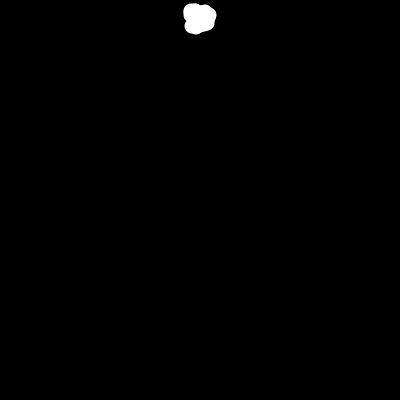
Frame 1 (no input)
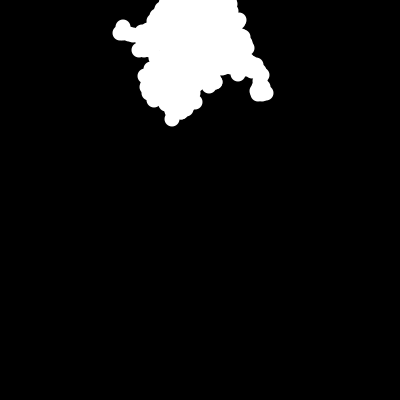
Frame 60 (the mouse pressed at the canvas centre just before this capture)
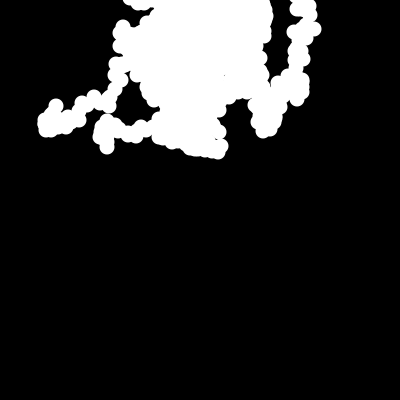
Frame 120 (the mouse held since frame 60 and released just before this capture)

The Processing sketch that drew these frames (run headless with seeded random() and noise(); from frame 60 on, the mouse is pressed at the canvas centre):

// Processing sketch: processing_41027
// ── processing_41027.pde

//Nathan Aaronson
//This sketch represents an animal taking bites out of something till it is completely gone
//The bites are concentrated at first but spread out and seem to move on to the "food" past the sketch

int num =25;
 
Bites[] myBites = new Bites [num]; //Bites created
 
void setup() {
  size(400, 400);
  frameRate(50);
  
  background(0);
 
  for (int a=0; a<myBites.length; a++) {
    myBites[a] = new Bites();
  }
}
 
 
void draw() {
 
  for (int a=0; a < myBites.length; a++) {
    myBites[a].update();
    myBites[a].draw();
  }
}
 
 
class Bites {
  int x = int(random(200, 0));  //begin at top of screen and head downward
  int y = int(random(20, 0));
 
  Bites() {
  }
 
  void update() {
 
    x = x +int(random (-10, 10)); //records bites on screen and creates next bite
    y = y + int(random(-10, 10));
  }
 
  void draw() { //creates bite size and color
      noStroke();
      fill(255);
      ellipse(x,y,15,15); 
    }
  }
